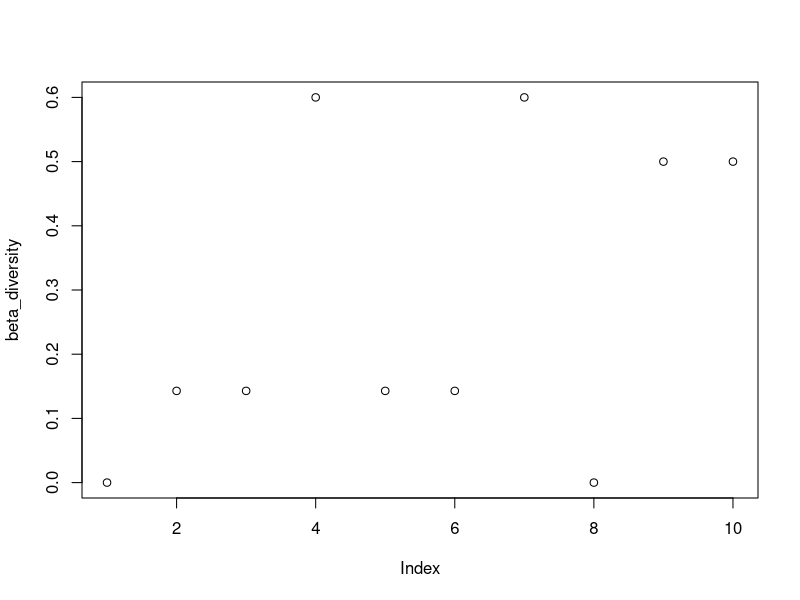

The R source for this figure:
## ---- chunk 1
knitr::opts_chunk$set(echo = TRUE)
## ---- chunk 2
set.seed(1234)
num_patches <- 5 #number of patches in metacommunity
num_spp <- 6 #number of POSSIBLE spp in metacommunity
## ---- chunk 3
meta_comm1 <- data.frame(matrix(NA, nrow = num_patches, ncol = num_spp))
## ---- chunk 4
S <- c(0.95,0.9,0.75,0.50,0.20,0.1) #an array of probability values for the occurence of each spp
K <- c(60,50,40,30,20,10) #this is just an example, but k is the abundance at each rank (i think?)
## ---- chunk 5
for(i in 1:nrow(meta_comm1)){
  for(j in 1:ncol(meta_comm1)){
    #determine occurrence and abundance of spp 1
    meta_comm1[i,1] <- rbinom(n = 1, size = 1, prob = S[1])
    meta_comm1[i,1] <- ifelse(meta_comm1[i,1] == 1, K[1],0)
    
    #determine occurrence and abundance of spp2
    meta_comm1[i,2] <- ifelse(meta_comm1[i,1] > 0, rbinom(n = 1, size = 1, prob = S[2]),0)
    meta_comm1[i,2] <- ifelse(meta_comm1[i,2] == 1, K[2],0)
    
    #determine occurrence and abundance of spp 3
    meta_comm1[i,3] <- ifelse(meta_comm1[i,2] > 0, rbinom(n = 1, size = 1, prob = S[3]),0)
    meta_comm1[i,3] <- ifelse(meta_comm1[i,3] == 1, K[3],0)
    
    #determine occurrence and abundance of spp 4
    meta_comm1[i,4] <- ifelse(meta_comm1[i,3] > 0, rbinom(n = 1, size = 1, prob = S[4]),0)
    meta_comm1[i,4] <- ifelse(meta_comm1[i,4] == 1, K[4],0)
    
    #determine occurrence and abundance of spp 5
    meta_comm1[i,5] <- ifelse(meta_comm1[i,4] > 0, rbinom(n = 1, size = 1, prob = S[5]),0)
    meta_comm1[i,5] <- ifelse(meta_comm1[i,5] == 1, K[5],0)
    
    #determine occurrence and abundance of spp 6
    meta_comm1[i,6] <- ifelse(meta_comm1[i,5] > 0, rbinom(n = 1, size = 1, prob = S[6]),0)
    meta_comm1[i,6] <- ifelse(meta_comm1[i,6] == 1, K[6],0)
  }
}
## ---- chunk 6
meta_comm1$Patch <- c('Patch1','Patch2','Patch3','Patch4','Patch5')
colnames(meta_comm1) <- c('Spp1','Spp2','Spp3','spp4','spp5','Spp6','PatchID')
## ---- chunk 7
library(vegan)
beta_diversity <- betadiver(meta_comm1[,1:6], method = 'w')
plot(beta_diversity)
## ---- chunk 8
S <- ceiling(meta_comm1[,1:6]*c(0.8,0.85,0.9,0.93,0.95,.99)) #starting value of susceptibles
I <- meta_comm1[,1:6] - S #starting value of infecteds
N <- S+I
Z <- 10000 #starting amount of zoospores
## ---- chunk 9
Species <- c("Spp1","Spp2","Spp3","Spp4","spp5","spp6")
b <- c(0.6,0.5,0.4,0.3,0.2,0.1) #host birth rate
d <- c(0.06,0.05,0.04,0.03,0.02,0.01) #host death rate
beta <- c(0.00013,0.00012,0.00011,0.00010,0.00009,0.00008) #transmission per species
v <- c(0.4,0.5,0.6,0.7,0.8,0.9) #recovery rate
phi <- c(0.09,0.08,0.07,0.06,0.05,0.04) #dispersal rate
lambda <- c(3.0,2.5,2.0,1.5,1.0,0.5) #log(bd) load. losely based off figure 2 from wilber 2020 
species_chara <- data.frame(Species = Species,
                            birth = b, 
                            death = d, 
                            trans = beta, 
                            recovery = v, 
                            dispersal = phi, 
                            shedding = lambda)
species_chara
## ---- chunk 10
# meta-community characteristics
gamma <- 0.001 #zoospore decay rate

#Connectivity of patches
c <- matrix(data = rnorm(n = num_patches^2, mean = 0.5, sd = 0.1),
            nrow = num_patches, 
            ncol = num_patches)

A <- rnorm(n = num_patches, mean = 0.5, sd = 0.1) #area ratios
time <- 90 #how many "days" do I want in the season
## ---- chunk 11
pop_list <- vector("list", length = time)
for (t in 1:time) {
  delta_s <- b*N - d*S - beta*S*Z + v*I + phi*sum(-c*S + c*S) #for now have excluded area of patches
  #may want to add that back in though
  delta_I <- beta*S*Z-(v+d)*I+phi*sum(-c*I + c*I)#for now have excluded area of patches
  #may want to add that back in though
  delta_Z <- sum(lambda*I - gamma*Z)
  S <- S+delta_s
  I <- I+delta_I
  z <- Z+delta_Z
  N <- S + I
  t = t
  pop <- list(Susceptible = S, Infectious = I, Zoospores = Z, Total = N, Time = t)
  pop_list[[t]] <- pop
}
